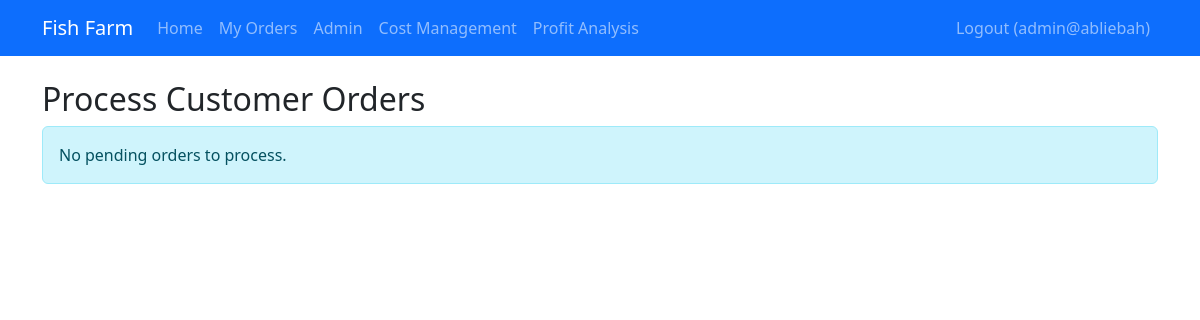
The page /process_orders.php (signed in) on the database as committed earlier.
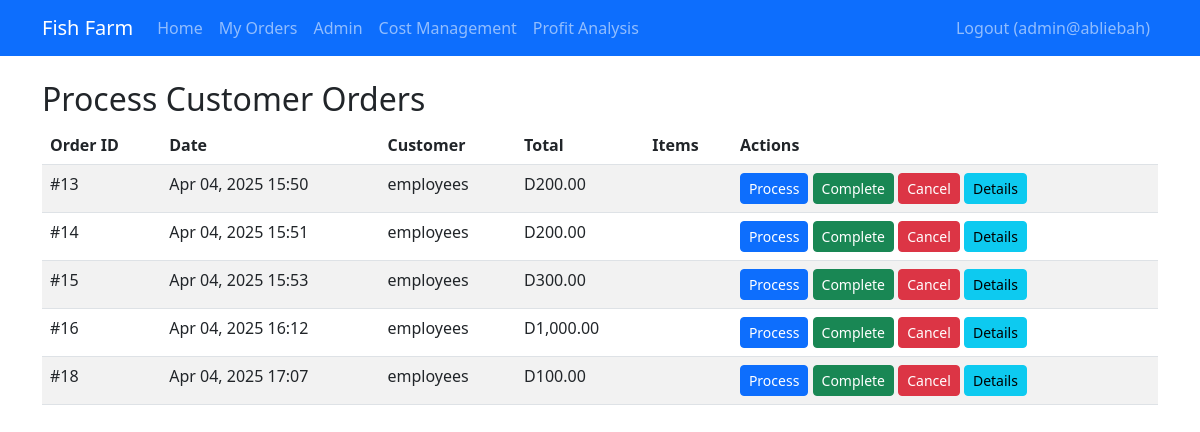
The same page on the database as committed later.
### tables this page shows
CREATE TABLE `orders` (
  `id` int(11) NOT NULL,
  `user_id` int(11) NOT NULL,
  `order_date` timestamp NOT NULL DEFAULT current_timestamp(),
  `status` enum('pending','processing','completed','cancelled') DEFAULT 'pending',
  `total_amount` decimal(10,2) NOT NULL
);

CREATE TABLE `users` (
  `id` int(11) NOT NULL,
  `username` varchar(50) NOT NULL,
  `password` varchar(255) NOT NULL,
  `email` varchar(100) NOT NULL,
  `role` enum('admin','employee','customer') DEFAULT 'customer',
  `created_at` timestamp NOT NULL DEFAULT current_timestamp()
);

### process_orders.php (the view, shortened to what this page needs)
<?php
require_once 'functions.php';
$orders = $pdo->query("
    SELECT o.*, u.username
    FROM orders o
    JOIN users u ON o.user_id = u.id
    WHERE o.status = 'pending'
    ORDER BY o.order_date
")->fetchAll();
include 'navbar.php';
?>
<!DOCTYPE html>
<html lang="en">
<head>
    <link href="https://cdn.jsdelivr.net/npm/bootstrap@5.3.0/dist/css/bootstrap.min.css" rel="stylesheet">
</head>
<body>
    <div class="container mt-4">
        <h2>Process Customer Orders</h2>
        <?php if (empty($orders)): ?>
            <div class="alert alert-info">No pending orders to process.</div>
        <?php else: ?>
            <div class="table-responsive">
                <table class="table table-striped">
                    <thead>
                        <tr>
                            <th>Order ID</th>
                            <th>Date</th>
                            <th>Customer</th>
                            <th>Total</th>
                            <th>Items</th>
                            <th>Actions</th>
                        </tr>
                    </thead>
                    <tbody>
                        <?php foreach ($orders as $order):
                        ?>
                            <tr>
                                <td>#<?= $order['id'] ?></td>
                                <td><?= date('M d, Y H:i', strtotime($order['order_date'])) ?></td>
                                <td><?= htmlspecialchars($order['username']) ?></td>
                                <td>D<?= number_format($order['total_amount'], 2) ?></td>
                                <td>
                                </td>
                                <td>
                                    <form method="POST" class="d-inline">
                                        <button type="submit" name="action" value="processing"
                                            class="btn btn-sm btn-primary">Process</button>
                                        <button type="submit" name="action" value="completed"
                                            class="btn btn-sm btn-success">Complete</button>
                                        <button type="submit" name="action" value="cancelled"
                                            class="btn btn-sm btn-danger">Cancel</button>
                                    </form>
                                    <button class="btn btn-sm btn-info" data-bs-toggle="modal"
                                        data-bs-target="#orderDetailsModal"
                                        data-orderid="<?= $order['id'] ?>">
                                        Details
                                    </button>
                                </td>
                            </tr>
                        <?php endforeach; ?>
                    </tbody>
                </table>
            </div>
        <?php endif; ?>
    </div>
</body>
</html>

Rows that differ between the two databases and show on the page:
added orders: id "13", order_date "Apr 04, 2025 15:50", user.username "employees", total_amount "200.00"
added orders: id "14", order_date "Apr 04, 2025 15:51", user.username "employees", total_amount "200.00"
added orders: id "15", order_date "Apr 04, 2025 15:53", user.username "employees", total_amount "300.00"
added orders: id "16", order_date "Apr 04, 2025 16:12", user.username "employees", total_amount "1,000.00"
added orders: id "18", order_date "Apr 04, 2025 17:07", user.username "employees", total_amount "100.00"
Other text that changed with them:
text no longer shown: "No pending orders to process."
text now shown: "Order ID Date Customer Total Items Actions"
